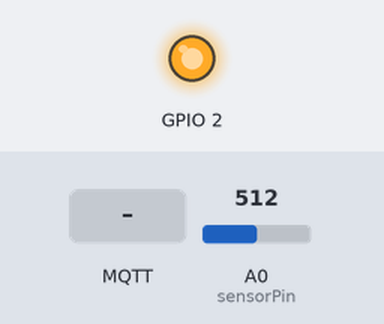
Recording of a sketch running on a simulated ESP8266 (NodeMCU). On the bench: output pins drawn as LEDs (lit = HIGH). The test bench sets the inputs (shaded band); at power-on: A0 (sensorPin) = 512. WiFi joins after 1.5 s; servers stay silent unless stated; random numbers use the default seed unless the sketch sets one; no MQTT or app messages arrive unless stated; what the sketch prints to the serial monitor is not drawn.

Above: at 1.6 s.
At 2.7 s:
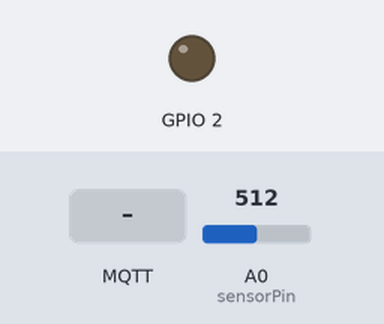
2.8 s: MQTT message "1" arrives on the first subscribed topic
At 3.38 s:
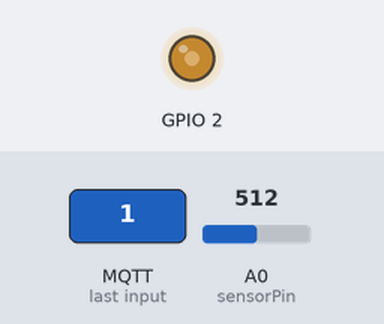
Timing chart, 0 to 12.3 s (numbered marks = the images above; inputs shaded):
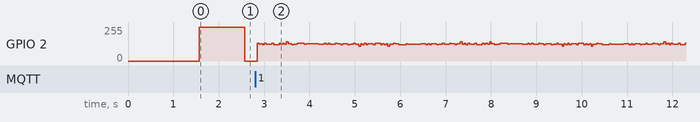

The sketch:

blinkldr.ino
```cpp
/*
  Basic ESP8266 MQTT example

  This sketch demonstrates the capabilities of the pubsub library in combination
  with the ESP8266 board/library.

  It connects to an MQTT server then:
  - publishes "hello world" to the topic "outTopic" every two seconds
  - subscribes to the topic "inTopic", printing out any messages
    it receives. NB - it assumes the received payloads are strings not binary
  - If the first character of the topic "inTopic" is an 1, switch ON the ESP Led,
    else switch it off

  It will reconnect to the server if the connection is lost using a blocking
  reconnect function. See the 'mqtt_reconnect_nonblocking' example for how to
  achieve the same result without blocking the main loop.

  To install the ESP8266 board, (using Arduino 1.6.4+):
  - Add the following 3rd party board manager under "File -> Preferences -> Additional Boards Manager URLs":
       http://arduino.esp8266.com/stable/package_esp8266com_index.json
  - Open the "Tools -> Board -> Board Manager" and click install for the ESP8266"
  - Select your ESP8266 in "Tools -> Board"

*/

#include <ESP8266WiFi.h>
#include <PubSubClient.h>
#include <string.h>
// Update these with values suitable for your network.

const char* ssid = "Sbornia...";
const char* password = "lauravadia";
const char* mqtt_server = "37.187.106.16";

WiFiClient espClient;
PubSubClient client(espClient);
long previousTime = 0;
char msg[50];
int value = 0;
int interval = 1000, ledState = HIGH, count = -1;
bool blinking = true;
int sensorPin = A0;
int sensorValue = 0;
bool control = false, night = false;

void setup_wifi() {

  delay(10);
  // We start by connecting to a WiFi network
  Serial.println();
  Serial.print("Connecting to ");
  Serial.println(ssid);

  WiFi.begin(ssid, password);

  while (WiFi.status() != WL_CONNECTED) {
    delay(500);
    Serial.print(".");
  }

  randomSeed(micros());

  Serial.println("");
  Serial.println("WiFi connected");
  Serial.println("IP address: ");
  Serial.println(WiFi.localIP());
}

void callback(char* topic, byte* payload, unsigned int length) {
  char toString[10] = "";
  for (int i = 0; i < length; i++) {
    toString[i] = (char)payload[i];
  }
  int num = atoi(toString);
  if (strcmp(topic, "freq") == 0) {
    if (num == -1)
      interval = interval - 100;
    else if (num == -2)
      interval = interval + 100;
    else if (num > 0)
      interval = num;
  }
  if (strcmp(topic, "blink") == 0) {
    if (num == 1)
      blinking = true;
    else
      blinking = false;
  }
  if (strcmp(topic, "count") == 0) {
    count = num + 1;
  }
  if (strcmp(topic, "ldr") == 0) {
    if (num == 1)
      control = true;
    else if (num == -1)
      control = false;
    else if (num == 2)
      night = true;
    else if (num == -2)
      night = false;
  }
}

void reconnect() {
  // Loop until we're reconnected
  while (!client.connected()) {
    Serial.print("Attempting MQTT connection...");
    // Create a random client ID
    String clientId = "ESP8266Client-";
    clientId += String(random(0xffff), HEX);
    // Attempt to connect
    if (client.connect(clientId.c_str())) {
      Serial.println("connected");
      client.subscribe("freq");
      client.subscribe("blink");
      client.subscribe("count");
      client.subscribe("ldr");
    } else {
      Serial.print("failed, rc=");
      Serial.print(client.state());
      Serial.println(" try again in 5 seconds");
      // Wait 5 seconds before retrying
      delay(5000);
    }
  }
}

void setup() {
  pinMode(BUILTIN_LED, OUTPUT);     // Initialize the BUILTIN_LED pin as an output
  Serial.begin(115200);
  setup_wifi();
  client.setServer(mqtt_server, 1883);
  client.setCallback(callback);
}

void loop() {

  if (!client.connected()) {
    reconnect();
  }
  client.loop();
  client.publish("ldrvalue", msg);
  if (count == 0) {
    blinking = false;
    count = -1;
  }
  if (control)
    interval = sensorValue;
  if (night)
    if (sensorValue > 600) {
      blinking = false;
      digitalWrite(LED_BUILTIN, HIGH);
    }
    else {
      blinking = true;
    }
  else {
    blinking = true;
  }
  long now = millis();
  if (now - previousTime > interval && blinking) {
    sensorValue = analogRead(sensorPin);
    if (count > 0 && ledState == LOW)
      count--;
    previousTime = now;
    digitalWrite(BUILTIN_LED, ledState);
    if (ledState == LOW)
      ledState = HIGH;
    else
      ledState = LOW;
    itoa(sensorValue , msg, 10);
  }
  else if (!blinking) {
    sensorValue = analogRead(sensorPin);
    digitalWrite(BUILTIN_LED, HIGH);
  }
}
```
